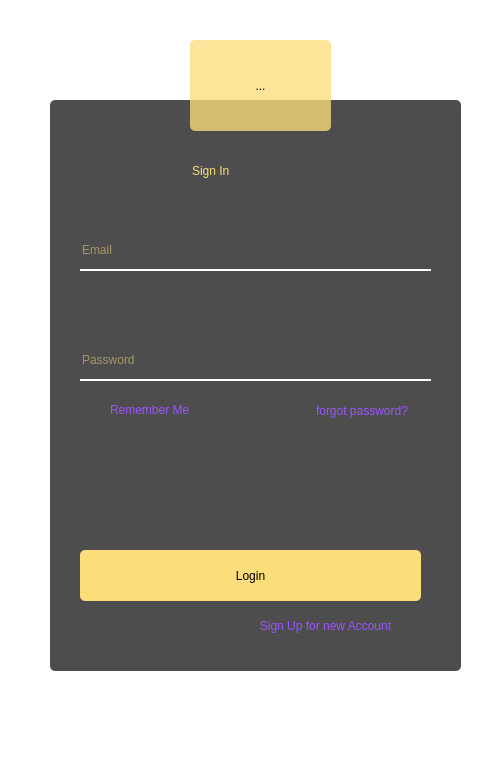
<?xml version="1.0" encoding="UTF-8"?>
<ui version="4.0">
 <class>wrapper</class>
 <widget class="QMainWindow" name="wrapper">
  <property name="geometry">
   <rect>
    <x>0</x>
    <y>0</y>
    <width>502</width>
    <height>762</height>
   </rect>
  </property>
  <property name="windowTitle">
   <string>MainWindow</string>
  </property>
  <property name="styleSheet">
   <string notr="true"/>
  </property>
  <widget class="QWidget" name="container">
   <property name="styleSheet">
    <string notr="true"/>
   </property>
   <widget class="QFrame" name="frame">
    <property name="geometry">
     <rect>
      <x>50</x>
      <y>100</y>
      <width>411</width>
      <height>571</height>
     </rect>
    </property>
    <property name="styleSheet">
     <string notr="true">QFrame
{
	background:rgba(0,0,0,0.7);
	border-radius:5px;
}</string>
    </property>
    <property name="frameShape">
     <enum>QFrame::StyledPanel</enum>
    </property>
    <property name="frameShadow">
     <enum>QFrame::Raised</enum>
    </property>
    <widget class="QPushButton" name="btnLogin">
     <property name="geometry">
      <rect>
       <x>30</x>
       <y>450</y>
       <width>341</width>
       <height>51</height>
      </rect>
     </property>
     <property name="mouseTracking">
      <bool>false</bool>
     </property>
     <property name="styleSheet">
      <string notr="true">QPushButton
{
background:#fbdd7a;
color:Black;
border-radius:5px;

	font: 75 italic 14pt &quot;Calibri&quot;;
}
QPushButton:hover
{
background:#fca22c;
color:Black;
border-radius:5px;
}</string>
     </property>
     <property name="text">
      <string>Login</string>
     </property>
    </widget>
    <widget class="QLineEdit" name="editEmail">
     <property name="geometry">
      <rect>
       <x>30</x>
       <y>130</y>
       <width>351</width>
       <height>41</height>
      </rect>
     </property>
     <property name="styleSheet">
      <string notr="true">QLineEdit
{
font: 75 italic 15pt &quot;Calibri&quot;;
background:transparent;
border:none;
color:#fbdd7a;
border-bottom:2px solid white;
}</string>
     </property>
     <property name="inputMethodHints">
      <set>Qt::ImhEmailCharactersOnly</set>
     </property>
     <property name="text">
      <string/>
     </property>
     <property name="placeholderText">
      <string>Email</string>
     </property>
    </widget>
    <widget class="QLineEdit" name="editPass">
     <property name="geometry">
      <rect>
       <x>30</x>
       <y>240</y>
       <width>351</width>
       <height>41</height>
      </rect>
     </property>
     <property name="styleSheet">
      <string notr="true">QLineEdit
{
font: 75 italic 15pt &quot;Calibri&quot;;
background:transparent;
border:none;
color:#fbdd7a;
border-bottom:2px solid white;
}</string>
     </property>
     <property name="text">
      <string/>
     </property>
     <property name="echoMode">
      <enum>QLineEdit::PasswordEchoOnEdit</enum>
     </property>
     <property name="placeholderText">
      <string>Password</string>
     </property>
    </widget>
    <widget class="QPushButton" name="btnForgot">
     <property name="geometry">
      <rect>
       <x>250</x>
       <y>300</y>
       <width>124</width>
       <height>21</height>
      </rect>
     </property>
     <property name="mouseTracking">
      <bool>false</bool>
     </property>
     <property name="styleSheet">
      <string notr="true">QPushButton
{
background:transparent;
color:#9955ff;
border-radius:15px;
font: 75 italic 10pt &quot;Calibri&quot;;
}
QPushButton:hover
{
color:green;
border-color: rgb(231, 138, 97);
border-radius:15px;
}</string>
     </property>
     <property name="text">
      <string>forgot password?</string>
     </property>
    </widget>
    <widget class="QPushButton" name="btnViewRegister">
     <property name="geometry">
      <rect>
       <x>170</x>
       <y>510</y>
       <width>211</width>
       <height>31</height>
      </rect>
     </property>
     <property name="mouseTracking">
      <bool>false</bool>
     </property>
     <property name="styleSheet">
      <string notr="true">QPushButton
{
background:transparent;
color:#9955ff;
border-radius:15px;
font: 75 italic 10pt &quot;Calibri&quot;;
}
QPushButton:hover
{
color:green;
border-color: rgb(231, 138, 97);
border-radius:15px;
}</string>
     </property>
     <property name="text">
      <string>Sign Up for new Account</string>
     </property>
    </widget>
    <widget class="QLabel" name="labelError">
     <property name="geometry">
      <rect>
       <x>30</x>
       <y>360</y>
       <width>341</width>
       <height>81</height>
      </rect>
     </property>
     <property name="styleSheet">
      <string notr="true">color: rgb(255, 255, 255);
background-color: rgb(255, 255, 255,0);</string>
     </property>
     <property name="text">
      <string/>
     </property>
    </widget>
    <widget class="QLineEdit" name="lineEdit">
     <property name="geometry">
      <rect>
       <x>140</x>
       <y>40</y>
       <width>161</width>
       <height>61</height>
      </rect>
     </property>
     <property name="styleSheet">
      <string notr="true">QLineEdit

{
background:transparent;
color:#fbdd7a;
border-radius:15px;
font: 75 Bold Italic 30pt &quot;Calibri&quot;;
	
}
</string>
     </property>
     <property name="text">
      <string>Sign In</string>
     </property>
    </widget>
    <widget class="QCheckBox" name="cbRemember">
     <property name="geometry">
      <rect>
       <x>30</x>
       <y>290</y>
       <width>151</width>
       <height>40</height>
      </rect>
     </property>
     <property name="styleSheet">
      <string notr="true">padding:10px;
background:transparent;
color:#9955ff;
border-radius:15px;
font: 75 italic 10pt &quot;Calibri&quot;;
</string>
     </property>
     <property name="text">
      <string>Remember Me</string>
     </property>
     <property name="checked">
      <bool>false</bool>
     </property>
    </widget>
   </widget>
   <widget class="QToolButton" name="toolButton">
    <property name="geometry">
     <rect>
      <x>190</x>
      <y>40</y>
      <width>141</width>
      <height>91</height>
     </rect>
    </property>
    <property name="styleSheet">
     <string notr="true">QToolButton
{
background:rgba(251, 221, 122,0.78);

border-radius:5px;
}</string>
    </property>
    <property name="text">
     <string>...</string>
    </property>
    <property name="icon">
     <iconset>
      <normaloff>assets/images/login_icon.png</normaloff>assets/images/login_icon.png</iconset>
    </property>
    <property name="iconSize">
     <size>
      <width>500</width>
      <height>500</height>
     </size>
    </property>
    <property name="checkable">
     <bool>false</bool>
    </property>
    <property name="autoRepeat">
     <bool>false</bool>
    </property>
    <property name="autoExclusive">
     <bool>false</bool>
    </property>
   </widget>
   <widget class="QGraphicsView" name="bgImage">
    <property name="geometry">
     <rect>
      <x>-10</x>
      <y>-10</y>
      <width>531</width>
      <height>811</height>
     </rect>
    </property>
    <property name="styleSheet">
     <string notr="true">background-image: url(:/images/assets/images/bg.jpg);</string>
    </property>
   </widget>
   <zorder>bgImage</zorder>
   <zorder>frame</zorder>
   <zorder>toolButton</zorder>
  </widget>
 </widget>
 <tabstops>
  <tabstop>editEmail</tabstop>
  <tabstop>editPass</tabstop>
  <tabstop>cbRemember</tabstop>
  <tabstop>btnLogin</tabstop>
  <tabstop>btnViewRegister</tabstop>
  <tabstop>btnForgot</tabstop>
  <tabstop>toolButton</tabstop>
  <tabstop>bgImage</tabstop>
  <tabstop>lineEdit</tabstop>
 </tabstops>
 <resources>
  <include location="source.qrc"/>
 </resources>
 <connections/>
</ui>
